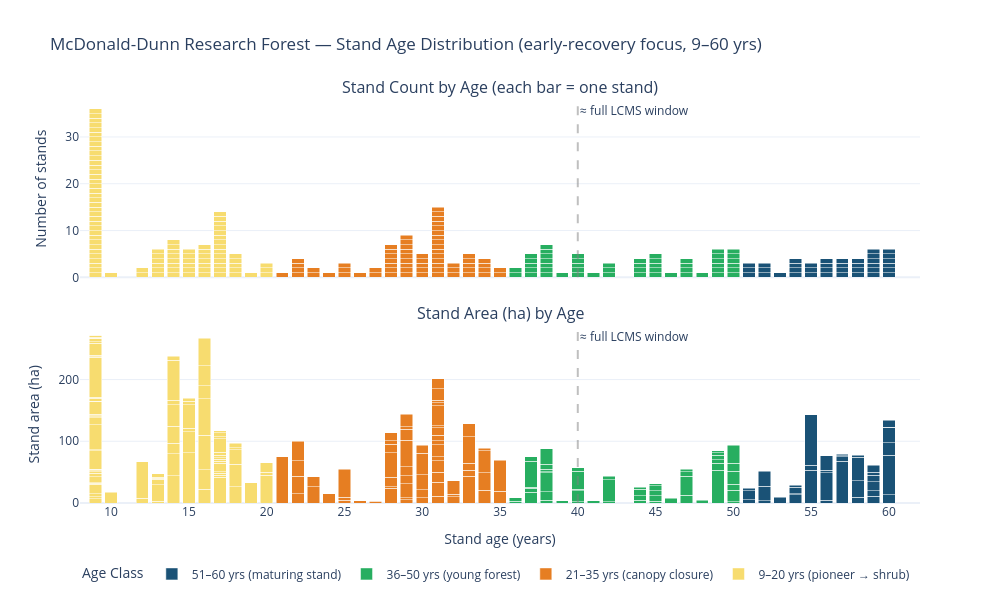

Notebook source saved alongside this figure:
### Code cell
# ── Granular age distribution — individual stand ages on x-axis (9-60 yr window)
forest_df = stands_df[~stands_df['STANDID'].str.startswith('AGLAND')].copy()

_CLASS_COLOR_MAP = dict(zip(_AGE_CLASS_LABELS, _AGE_CLASS_COLORS))
forest_df['bar_color'] = forest_df['Age_Class'].map(_CLASS_COLOR_MAP).fillna('#dddddd')
forest_df = forest_df.sort_values('Age')

fig_age = make_subplots(
    rows=2, cols=1,
    subplot_titles=('Stand Count by Age (each bar = one stand)', 'Stand Area (ha) by Age'),
    vertical_spacing=0.12,
    shared_xaxes=True,
)

fig_age.add_trace(go.Bar(
    x=forest_df['Age'],
    y=[1] * len(forest_df),
    marker_color=forest_df['bar_color'],
    showlegend=False,
    hovertemplate='Age: %{x} yrs<br>Stand: %{customdata[0]}<br>Age Class: %{customdata[1]}',
    customdata=forest_df[['STANDID', 'Age_Class']].values,
    name='Stand count',
), row=1, col=1)

fig_age.add_trace(go.Bar(
    x=forest_df['Age'],
    y=forest_df['Area_ha'].round(1),
    marker_color=forest_df['bar_color'],
    showlegend=False,
    hovertemplate='Age: %{x} yrs<br>Area: %{y} ha<br>Stand: %{customdata[0]}',
    customdata=forest_df[['STANDID']].values,
    name='Stand area (ha)',
), row=2, col=1)

for label, color, name in zip(_AGE_CLASS_LABELS, _AGE_CLASS_COLORS, _AGE_CLASS_NAMES):
    fig_age.add_trace(go.Bar(
        x=[None], y=[None],
        marker_color=color,
        name=name,
        showlegend=True,
    ), row=1, col=1)

# Mark the LCMS observation window boundary at age 40 (stands ~40 yrs old in 1985
# were established ~1945 — their entire rotation is captured in the LCMS record)
fig_age.add_vline(x=40, line_dash='dash', line_color='gray', opacity=0.5,
                  annotation_text='≈ full LCMS window', annotation_position='top right',
                  row='all', col=1)

fig_age.update_layout(
    title='McDonald-Dunn Research Forest — Stand Age Distribution (early-recovery focus, 9–60 yrs)',
    xaxis2=dict(title='Stand age (years)', range=[8, 62], dtick=5),
    yaxis=dict(title='Number of stands'),
    yaxis2=dict(title='Stand area (ha)'),
    barmode='stack',
    legend=dict(
        title='Age Class', orientation='h',
        yanchor='top', y=-0.14, xanchor='left', x=0,
    ),
    width=1000, height=600,
    template='plotly_white',
)
fig_age.show()

### Figure 1 — Plotly figure (JSON) as saved in the notebook; plotly's stock layout.template omitted (floating-point values rounded to 4 significant figures; data arrays with more than 128 entries replaced by an {"elided": "..."} marker saying what was removed)
{"data": [{"customdata": {"elided": "242x2 str values"}, "hovertemplate": "Age: %{x} yrs<br>Stand: %{customdata[0]}<br>Age Class: %{customdata[1]}", "marker": {"color": {"elided": "242 str values"}}, "name": "Stand count", "showlegend": false, "type": "bar", "x": {"elided": "242 int values"}, "xaxis": "x", "y": {"elided": "242 int values"}, "yaxis": "y"}, {"customdata": {"elided": "242x1 str values"}, "hovertemplate": "Age: %{x} yrs<br>Area: %{y} ha<br>Stand: %{customdata[0]}", "marker": {"color": {"elided": "242 str values"}}, "name": "Stand area (ha)", "showlegend": false, "type": "bar", "x": {"elided": "242 int values"}, "xaxis": "x2", "y": {"elided": "242 float values"}, "yaxis": "y2"}, {"marker": {"color": "#f7dc6f"}, "name": "9–20 yrs (pioneer → shrub)", "showlegend": true, "type": "bar", "x": [null], "xaxis": "x", "y": [null], "yaxis": "y"}, {"marker": {"color": "#e67e22"}, "name": "21–35 yrs (canopy closure)", "showlegend": true, "type": "bar", "x": [null], "xaxis": "x", "y": [null], "yaxis": "y"}, {"marker": {"color": "#27ae60"}, "name": "36–50 yrs (young forest)", "showlegend": true, "type": "bar", "x": [null], "xaxis": "x", "y": [null], "yaxis": "y"}, {"marker": {"color": "#1a5276"}, "name": "51–60 yrs (maturing stand)", "showlegend": true, "type": "bar", "x": [null], "xaxis": "x", "y": [null], "yaxis": "y"}], "layout": {"annotations": [{"font": {"size": 16}, "showarrow": false, "text": "Stand Count by Age (each bar = one stand)", "x": 0.5, "xanchor": "center", "xref": "paper", "y": 1, "yanchor": "bottom", "yref": "paper"}, {"font": {"size": 16}, "showarrow": false, "text": "Stand Area (ha) by Age", "x": 0.5, "xanchor": "center", "xref": "paper", "y": 0.44, "yanchor": "bottom", "yref": "paper"}, {"showarrow": false, "text": "≈ full LCMS window", "x": 40, "xanchor": "left", "xref": "x", "y": 1, "yanchor": "top", "yref": "y domain"}, {"showarrow": false, "text": "≈ full LCMS window", "x": 40, "xanchor": "left", "xref": "x2", "y": 1, "yanchor": "top", "yref": "y2 domain"}], "barmode": "stack", "height": 600, "legend": {"orientation": "h", "title": {"text": "Age Class"}, "x": 0, "xanchor": "left", "y": -0.14, "yanchor": "top"}, "shapes": [{"line": {"color": "gray", "dash": "dash"}, "opacity": 0.5, "type": "line", "x0": 40, "x1": 40, "xref": "x", "y0": 0, "y1": 1, "yref": "y domain"}, {"line": {"color": "gray", "dash": "dash"}, "opacity": 0.5, "type": "line", "x0": 40, "x1": 40, "xref": "x2", "y0": 0, "y1": 1, "yref": "y2 domain"}], "title": {"text": "McDonald-Dunn Research Forest — Stand Age Distribution (early-recovery focus, 9–60 yrs)"}, "width": 1000, "xaxis": {"anchor": "y", "domain": [0, 1], "matches": "x2", "showticklabels": false}, "xaxis2": {"anchor": "y2", "domain": [0, 1], "dtick": 5, "range": [8, 62], "title": {"text": "Stand age (years)"}}, "yaxis": {"anchor": "x", "domain": [0.56, 1], "title": {"text": "Number of stands"}}, "yaxis2": {"anchor": "x2", "domain": [0, 0.44], "title": {"text": "Stand area (ha)"}}}}
